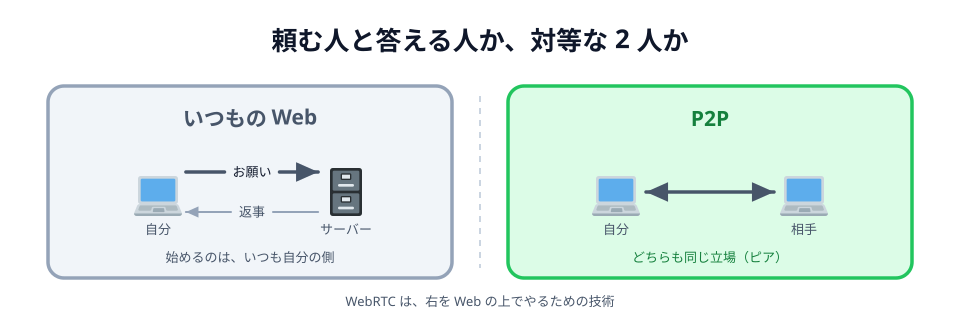

Here is the Python script that generated this plot:
# 06-p2p.svg
# スキーマ: SPLITTING（2 つの関係を左右に並べる）+ BALANCE（右は対等）
# 「頼む人と答える人」から「対等な 2 人」へ、役割の非対称が消えることを見せる

import sys

sys.path.insert(0, "/Users/seekseep/.claude/skills/genfig")
from genfig import Canvas, PALETTE

c = Canvas(960, 320)

c.text(480, 50, "頼む人と答える人か、対等な 2 人か", scale="xl")

# --- いつもの Web -------------------------------------------------------
c.sticky(48, 86, 404, 192, color="gray")
c.text(250, 126, "いつもの Web", scale="lg", fill=PALETTE["gray"]["text"])

br = c.node(158, 192, "", emoji_cp="1f4bb", w=64, h=56)
c.text(158, 234, "自分", scale="sm")
sv = c.node(346, 192, "", emoji_cp="1f5c4", w=64, h=56)
c.text(346, 234, "サーバー", scale="sm")

c.link(br, sv, label="お願い", label_scale="sm", offset=20)
c.link(sv, br, label="返事", label_scale="sm", offset=20, primary=False)

c.text(250, 262, "始めるのは、いつも自分の側", scale="sm")

c.raw('<line x1="480" y1="96" x2="480" y2="268" '
      'stroke="#cbd5e1" stroke-width="2" stroke-dasharray="6 6"/>')

# --- P2P ----------------------------------------------------------------
c.sticky(508, 86, 404, 192, color="green")
c.text(710, 126, "P2P", scale="lg", fill=PALETTE["green"]["text"])

p1 = c.node(616, 192, "", emoji_cp="1f4bb", w=64, h=56)
c.text(616, 234, "自分", scale="sm")
p2 = c.node(804, 192, "", emoji_cp="1f4bb", w=64, h=56)
c.text(804, 234, "相手", scale="sm")

c.link(p1, p2, both=True)

c.text(710, 262, "どちらも同じ立場（ピア）", scale="sm", fill=PALETTE["green"]["text"])

c.text(480, 306, "WebRTC は、右を Web の上でやるための技術", scale="sm")

c.save("06-p2p.svg")
